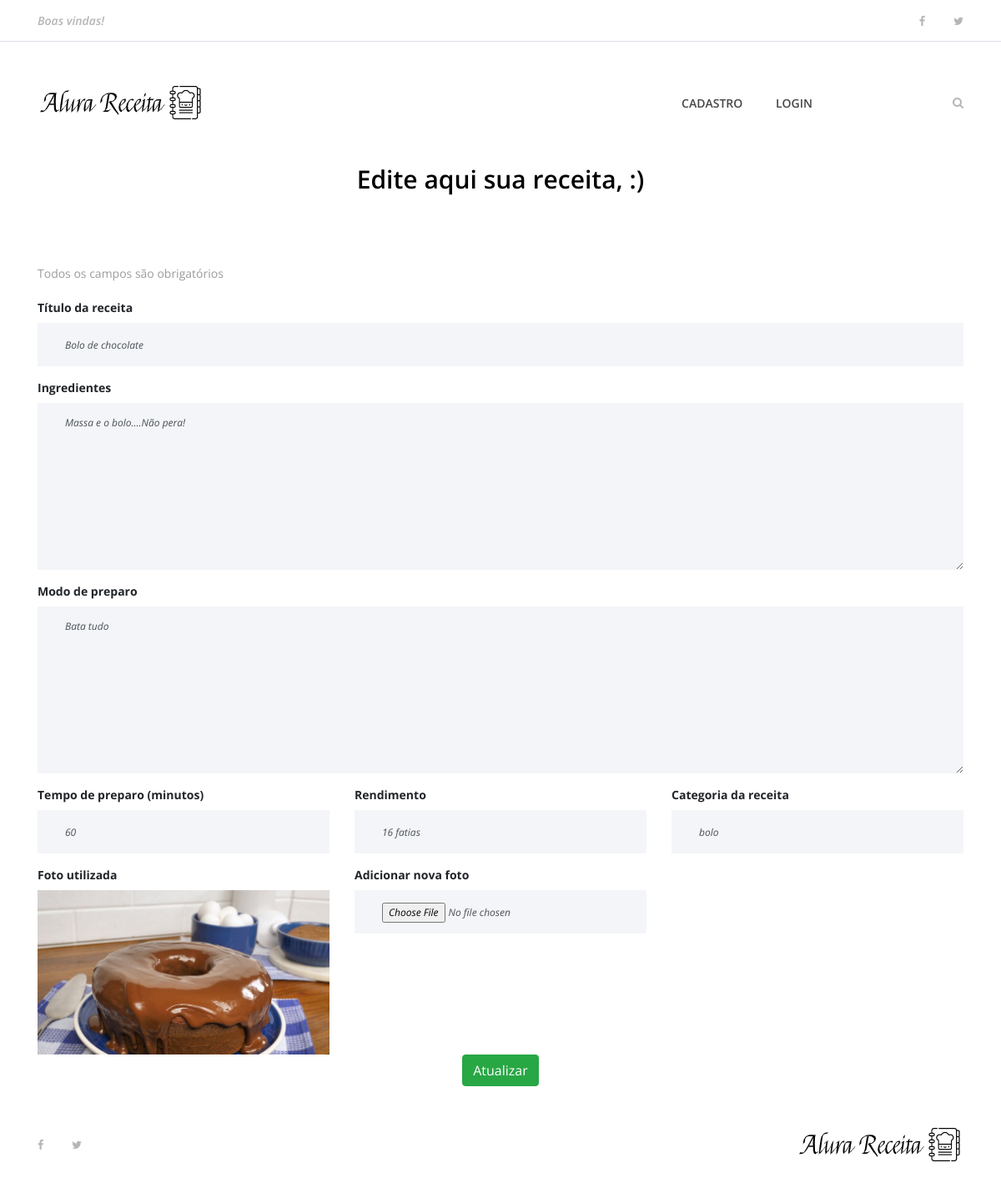
Before: /edita/1 with the older database file.
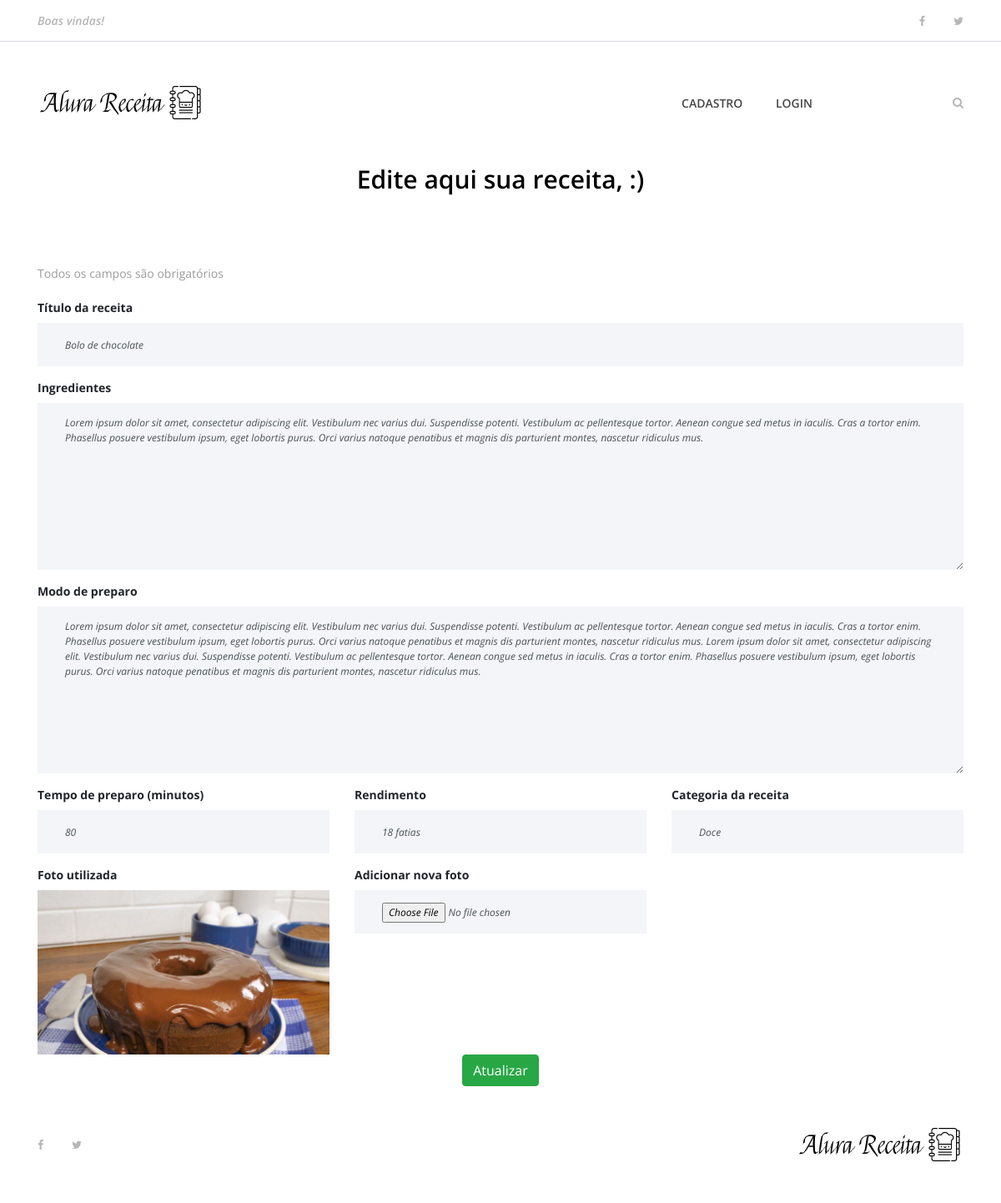
After: the same page with the newer database file.
### apps/receitas/models.py (models this page shows, shortened)
class receita(models.Model):
    pessoa = models.ForeignKey(User, on_delete=models.CASCADE)
    nome_receita = models.CharField(max_length=200)
    ingredientes = models.TextField()
    modo_preparo = models.TextField()
    tempo_preparo = models.IntegerField()
    rendimento = models.CharField(max_length=100)
    categoria = models.CharField(max_length=100)
    data_receita = models.DateTimeField(default=datetime.now, blank=True)
    foto_receita = models.ImageField(upload_to ='fotos/%d,%m,%Y', blank=True)
    publicado = models.BooleanField(default=False)

### apps/receitas/views/receita.py (the view)
# urls.py: path('edita/<int:receita_id>', edita_receita, name='edita_receita'),
def edita_receita(request, receita_id):
    recipe = get_object_or_404(receita, pk=receita_id)
    receita_a_edita = { 'recipe': recipe }
    return render(request, 'usuarios/edita_receita.html', receita_a_edita)

### templates/usuarios/edita_receita.html (shortened to what this page needs)
{% extends 'base.html' %}
{% load static %}
{% block content %}
{% include 'partials/_menu.html' %}
<div class="contact-area section-padding">
    <div class="container">
        <div class="row">
            <div class="col-12">
                <div class="section-heading">
                    <h3>Edite aqui sua receita, {{ user.username }} :)</h3>
                </div>
            </div>
        </div>
        <div class="row">
            <div class="col-12">
            <p>Todos os campos são obrigatórios</p>
                <div class="contact-form-area">
                    <form action="{% url 'atualiza_receita' %}" method="post" enctype="multipart/form-data">
                        <div class="row">
                            <div class="col-12 col-lg-12">
                                <label for="nome_receita"><b>Título da receita</b></label>
                                <input type="text" id="nome_receita" class="form-control" name="nome_receita" placeholder="Ex. Suco de limão" value="{{ recipe.nome_receita }}" required>
                            </div>
                            <div class="col-12">
                                <label for="file"><b>Ingredientes</b></label>
                                <textarea class="form-control" name="ingredientes" cols="30" rows="10" placeholder="Ex. 2 Limões &#10;200ml de água" required>{{recipe.ingredientes}}</textarea>
                            </div>
                            <div class="col-12">
                                <label for="file"><b>Modo de preparo</b></label>
                                <textarea class="form-control" name="modo_preparo" cols="30" rows="10" placeholder="Ex. Corte o limão com cuidado e exprema no copo  &#10;Misture com a água e sirva." required>{{recipe.modo_preparo}}</textarea>
                            </div>
                            <div class="col-12 col-lg-4">
                                <label for="file"><b>Tempo de preparo (minutos)</b></label>
                                <input type="number" class="form-control" name="tempo_preparo" placeholder="Ex. 2" value="{{recipe.tempo_preparo}}" required>
                            </div>
                            <div class="col-12 col-lg-4">
                                <label for="file"><b>Rendimento</b></label>
                                <input type="text" class="form-control" name="rendimento" placeholder="Ex. serve 1 pessoa" value="{{recipe.rendimento}}" required>
                            </div>
                            <div class="col-12 col-lg-4">
                                <label for="file"><b>Categoria da receita</b></label>
                                <input type="text" class="form-control" name="categoria" placeholder="Ex. Sucos e bebidas" value="{{recipe.categoria}}"required>
                            </div>
                            <div class="col-12 col-lg-4">
                                <label for="file"><b>Foto utilizada</b></label>
                                <img src="{{ recipe.foto_receita.url }}" alt="">
                            </div>
                            <div class="col-12 col-lg-4">
                                <label for="file"><b>Adicionar nova foto</b></label>
                                <input type="file" class="form-control" name="foto_receita">
                            </div>
                            <div class="col-12 text-center">
                                <button class="btn btn-success" type="submit">Atualizar</button>
                            </div>
                        </div>
                    </form>
                </div>
            </div>
        </div>
    </div>
</div>
{% include 'partials/_footer.html' %}
{% endblock %}

### templates/base.html (shortened to what this page needs)
{% load static %}
<!DOCTYPE html>
<html lang="en">
<head>
    <link rel="stylesheet" href="{% static 'site.css' %}">
</head>
<body>
        {% block content %} {% endblock %}
</body>
</html>

### templates/partials/_busca.html (shortened to what this page needs)
{% load static %}

### templates/partials/_menu.html (shortened to what this page needs)
{% load static %}
    <header class="header-area">
        <div class="top-header-area">
            <div class="container h-100">
                <div class="row h-100 align-items-center justify-content-between">
                    <div class="col-12 col-sm-6">
                        <div class="breaking-news">
                            <div id="breakingNewsTicker" class="ticker">
                                <ul>
                                    <li><a href="">Boas vindas!</a></li>
                                </ul>
                            </div>
                        </div>
                    </div>
                    <div class="col-12 col-sm-6">
                        <div class="top-social-info text-right">
                            <a href=""><i class="fa fa-facebook" aria-hidden="true"></i></a>
                            <a href=""><i class="fa fa-twitter" aria-hidden="true"></i></a>
                        </div>
                    </div>
                </div>
            </div>
        </div>
        <div class="delicious-main-menu">
            <div class="classy-nav-container breakpoint-off">
                <div class="container">
                    <nav class="classy-navbar justify-content-between" id="deliciousNav">
                        <a class="nav-brand" href="{% url 'index' %}"><img src="{% static 'img/core-img/logo.png' %}" alt=""></a>
                        <div class="classy-menu">
                            <div class="classynav">
                                <ul>
                                    {% if user.is_authenticated %}
                                        <li><a href="{% url 'index' %}">Página inicial</a></li>
                                        <li><a href="{% url 'dashboard' %}">Minhas receitas</a></li>
                                        <li><a href="{% url 'cria_receita' %}">cria receita</a></li>
                                        <li><a href="{% url 'logout' %}">logout</a></li>
                                    {% else %}
                                        <li><a href="{% url 'cadastro' %}">Cadastro</a></li>
                                        <li><a href="{% url 'login' %}">Login</a></li>
                                    {% endif%}
                                </ul>
                                <div class="search-btn">
                                    <i class="fa fa-search" aria-hidden="true"></i>
                                </div>
                            </div>
                        </div>
                    </nav>
                </div>
            </div>
        </div>
    </header>

### templates/partials/_footer.html
{% load static %}
<footer class="footer-area">
    <div class="container h-100">
        <div class="row h-100">
            <div class="col-12 h-100 d-flex flex-wrap align-items-center justify-content-between">
                <div class="footer-social-info text-right">
                    <a href="#"><i class="fa fa-facebook" aria-hidden="true"></i></a>
                    <a href="#"><i class="fa fa-twitter" aria-hidden="true"></i></a>
                </div>
                <div class="footer-logo">
                    <a href="{% url 'index' %}"><img src="{% static 'img/core-img/logo.png' %}" alt=""></a>
                </div>
            </div>
        </div>
    </div>
</footer>

### alurareceita/static/site.css (style rules this page uses)
* { margin: 0; padding: 0; }
body { font-family: "Open Sans", sans-serif; font-size: 14px; }
h1, h2, h3, h4, h5, h6 { color: #000000; line-height: 1.3; font-weight: 600; }
p { color: #9b9b9b; font-size: 14px; line-height: 2; font-weight: 400; }
a, a:hover, a:focus { -webkit-transition-duration: 500ms; transition-duration: 500ms; text-decoration: none; outline: 0 solid transparent; color: #000000; font-weight: 600; font-size: 14px; color: #474747; }
ul, ol { margin: 0; }
ul li, ol li { list-style: none; }
img { height: auto; max-width: 100%; }
.section-heading { position: relative; z-index: 1; margin-bottom: 80px; text-align: center; }
.section-heading h3 { font-size: 30px; margin-bottom: 0; }
.header-area { position: relative; z-index: 100; width: 100%; }
.header-area .top-header-area { width: 100%; height: 50px; background-color: #ffffff; border-bottom: 1px solid #dddee9; }
.header-area .top-header-area .breaking-news { position: relative; z-index: 1; }
.header-area .top-header-area .breaking-news .ticker { width: 100%; text-align: left; position: relative; overflow: hidden; }
.header-area .top-header-area .breaking-news .ticker ul { width: 100%; position: relative; z-index: 1; }
.header-area .top-header-area .breaking-news .ticker ul li { display: none; width: 100%; }
.header-area .top-header-area .breaking-news .ticker ul li a { font-size: 14px; color: #b6b6b6; font-style: italic; }
.header-area .top-header-area .top-social-info a { display: inline-block; color: #b6b6b6; font-size: 13px; margin-right: 30px; }
.header-area .top-header-area .top-social-info a:last-child { margin-right: 0; }
.header-area .delicious-main-menu { position: relative; width: 100%; z-index: 100; height: 145px; }
.header-area .delicious-main-menu .classy-nav-container { background-color: transparent; }
.header-area .delicious-main-menu .classy-navbar { height: 145px; padding: 0; }
.header-area .delicious-main-menu .classy-navbar .classynav ul li a { font-weight: 600; }
.header-area .delicious-main-menu .classy-navbar .classynav > ul > li > a { text-transform: uppercase; padding: 12px 18px 11px; background-color: transparent; border-bottom: 3px solid transparent; line-height: 1; color: #474747; font-weight: 600; }
.header-area .delicious-main-menu .classynav .search-btn { color: #b6b6b6; margin-left: 150px; cursor: pointer; -webkit-transition-duration: 500ms; transition-duration: 500ms; }
.header-area .delicious-main-menu .classynav .search-btn i { -webkit-transition-duration: 500ms; transition-duration: 500ms; }
.footer-area { position: relative; z-index: 1; width: 100%; height: 140px; background-color: #ffffff; }
.footer-area .footer-social-info { padding-right: 15px; }
.footer-area .footer-social-info a { display: inline-block; color: #b6b6b6; font-size: 13px; margin-right: 30px; }
.footer-area .footer-social-info a:last-child { margin-right: 0; }
.contact-form-area .form-control { height: 52px; width: 100%; background-color: #f3f5f8; font-size: 12px; font-style: italic; margin-bottom: 15px; border: none; border-left: 3px solid #f3f5f8; border-radius: 0; padding: 15px 30px; -webkit-transition-duration: 500ms; transition-duration: 500ms; }
.contact-form-area textarea.form-control { height: 200px; -webkit-transition-duration: 500ms; transition-duration: 500ms; }

Changed rows visible on the page:
changed receita "Bolo de chocolate": ingredientes "Massa e o bolo....Não pera!" → "Lorem ipsum dolor sit amet, consectetur adipiscing elit. Vestibulum nec varius dui. Suspendisse potenti. Vestibulum ac pellentesque tortor. Aenean congue sed metus in iaculis. Cras a tortor enim. Phasellus posuere vestibulum ipsum, eget lobortis purus. Orci varius natoque penatibus et magnis dis parturient montes, nascetur ridiculus mus."; modo_preparo "Bata tudo" → "Lorem ipsum dolor sit amet, consectetur adipiscing elit. Vestibulum nec varius dui. Suspendisse potenti. Vestibulum ac pellentesque tortor. Aenean congue sed metus in iaculis. Cras a tortor enim. Phasellus posuere vestibulum ipsum, eget lobortis purus. Orci varius natoque penatibus et magnis dis parturient montes, nascetur ridiculus mus. Lorem ipsum dolor sit amet, consectetur adipiscing elit. Vestibulum nec varius dui. Suspendisse potenti. Vestibulum ac pellentesque tortor. Aenean congue sed metus in iaculis. Cras a tortor enim. Phasellus posuere vestibulum ipsum, eget lobortis purus. Orci varius natoque penatibus et magnis dis parturient montes, nascetur ridiculus mus."; tempo_preparo "60" → "80"; rendimento "16 fatias" → "18 fatias"; categoria "bolo" → "Doce"
